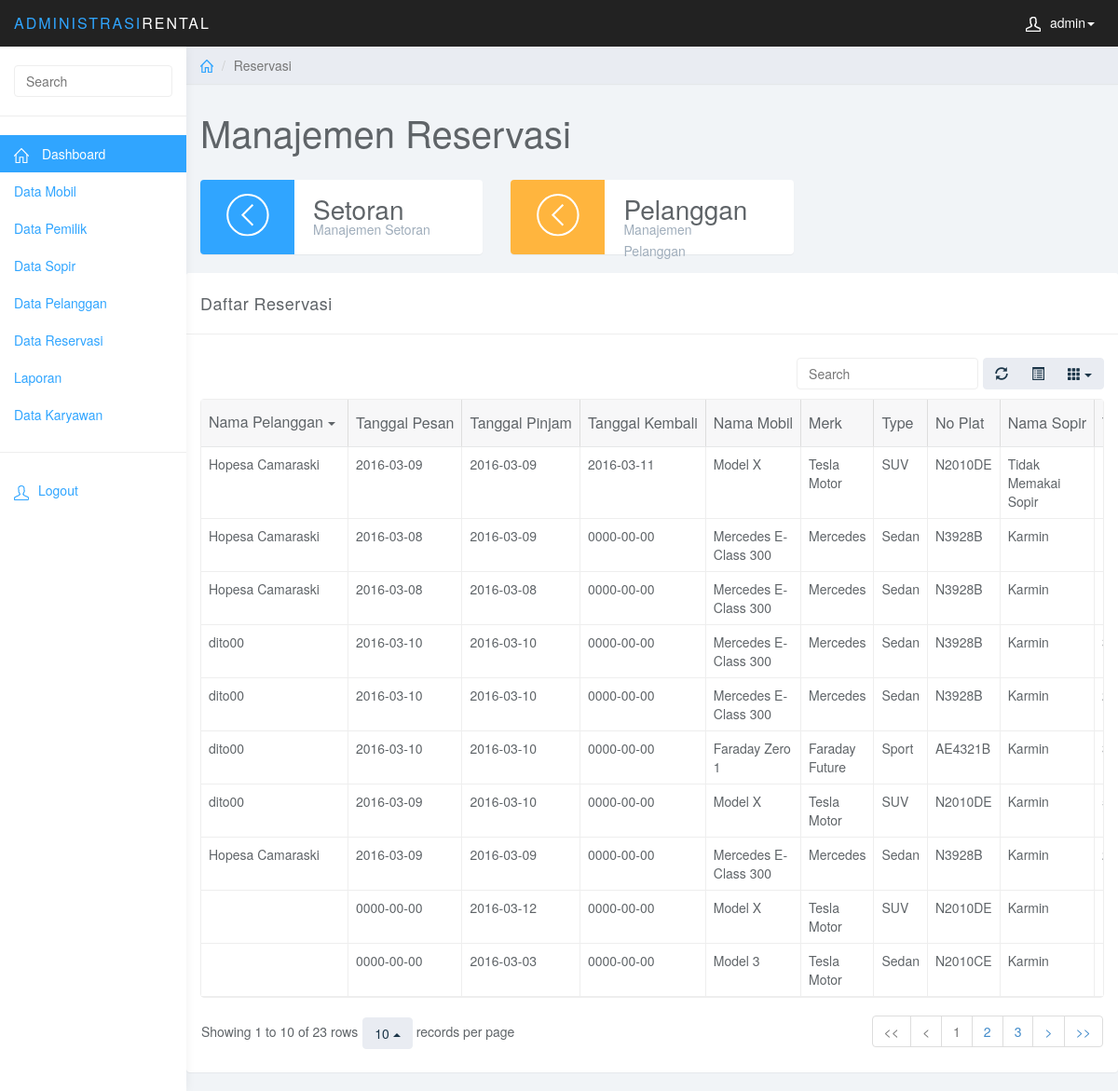
The app's page /mngreservasi.php (signed in) with its own data.
### tables this page shows
CREATE TABLE IF NOT EXISTS `transaksisewa` (
  `NoTransaksi` varchar(8) NOT NULL,
  `TglPesan` date NOT NULL,
  `TglPinjam` date NOT NULL,
  `JamPinjam` time NOT NULL,
  `TglKembaliRencana` date NOT NULL,
  `JamKembaliRencana` time NOT NULL,
  `TglKembaliReal` date NOT NULL,
  `JamKembaliReal` time NOT NULL,
  `Denda` int(11) NOT NULL,
  `KilometerPinjam` int(11) NOT NULL,
  `KilometerKembali` int(11) NOT NULL,
  `BBMPinjam` int(11) NOT NULL,
  `BBMKembali` int(11) NOT NULL,
  `KondisiMobilPinjam` varchar(50) NOT NULL,
  `KondisiMobilKembali` varchar(50) NOT NULL,
  `Kerusakan` varchar(225) NOT NULL,
  `BiayaKerusakan` int(11) NOT NULL,
  `BiayaBBM` int(11) NOT NULL,
  `NoKTP` varchar(20) NOT NULL,
  `NIK` varchar(20) NOT NULL,
  `IDSopir` varchar(5) NOT NULL,
  `NoPlat` varchar(20) NOT NULL,
  `total` varchar(30) NOT NULL,
  `status` int(1) NOT NULL
);

CREATE TABLE IF NOT EXISTS `pelanggan` (
  `NoKTP` varchar(20) NOT NULL,
  `NamaPel` varchar(50) NOT NULL,
  `AlamatPel` varchar(50) NOT NULL,
  `TelpPel` varchar(20) NOT NULL
);

CREATE TABLE IF NOT EXISTS `kendaraan` (
  `NoPlat` varchar(20) NOT NULL,
  `Nama Mobil` varchar(30) NOT NULL,
  `Tahun` varchar(4) NOT NULL,
  `TarifPerJam` int(11) NOT NULL,
  `StatusRental` varchar(1) NOT NULL,
  `IDType` int(5) NOT NULL,
  `KodeMerk` int(5) NOT NULL,
  `KodePemilik` varchar(20) NOT NULL,
  `Deskripsi` varchar(50) NOT NULL
);

CREATE TABLE IF NOT EXISTS `merk` (
  `KodeMerk` int(5) NOT NULL,
  `NmMerk` varchar(20) NOT NULL,
  `Keterangan` text NOT NULL
);

CREATE TABLE IF NOT EXISTS `type` (
  `IDType` int(5) NOT NULL,
  `NmType` varchar(20) NOT NULL,
  `Keterangan` text NOT NULL
);

CREATE TABLE IF NOT EXISTS `sopir` (
  `IDSopir` varchar(5) NOT NULL,
  `NmSopir` varchar(20) NOT NULL,
  `AlamatSopir` varchar(50) NOT NULL,
  `TelpSopir` varchar(20) NOT NULL,
  `NoSIM` varchar(30) NOT NULL,
  `TarifPerJam` int(11) NOT NULL
);

### config/config.php (called while the page is built, shortened)
<?php
require_once ('inc_element.php');
$outputa='';
$outputb='';

### mngreservasi.php (the view, shortened to what this page needs)
<?php
require_once('config/config.php');
?>
<!DOCTYPE html>
<html>
<head>
    <link href="css/bootstrap.min.css" rel="stylesheet">
    <link href="css/datepicker3.css" rel="stylesheet">
    <link href="css/bootstrap-table.css" rel="stylesheet">
    <link href="css/styles.css" rel="stylesheet">
</head>
<body>
<?php
echo $nav;
echo $sidebar;
?>
<div class="col-sm-9 col-sm-offset-3 col-lg-10 col-lg-offset-2 main">
    <div class="row">
        <ol class="breadcrumb">
            <li>
                <a href="#">
                    <svg class="glyph stroked home">
                        <use xlink:href="#stroked-home"></use>
                    </svg>
                </a>
            </li>
            <li class="active">Reservasi</li>
        </ol>
    </div>
    <div class="row">
        <div class="col-lg-12">
            <h1 class="page-header">Manajemen Reservasi</h1>
        </div>
    </div>
    <div class="row">
        <div class="col-xs-12 col-md-6 col-lg-4">
            <div class="panel panel-blue panel-widget ">
                <div class="row no-padding">
                    <div class="col-sm-3 col-lg-4 widget-left">
                        <svg class="glyph stroked chevron left">
                            <use xlink:href="#stroked-chevron-left" />
                        </svg>
                    </div>
                    <div class="col-sm-9 col-lg-7 widget-right">
                        <div class="large">Setoran</div>
                        <div class="text-muted">Manajemen Setoran</div>
                    </div>
                </div>
            </div>
        </div>
        <a href="tampilmobil.php">
            <div class="col-xs-12 col-md-6 col-lg-4">
                <div class="panel panel-orange panel-widget">
                    <div class="row no-padding">
                        <div class="col-sm-3 col-lg-4 widget-left">
                            <svg class="glyph stroked chevron left">
                                <use xlink:href="#stroked-chevron-left" />
                            </svg>
                        </div>
                        <div class="col-sm-9 col-lg-7 widget-right">
                            <div class="large">Pelanggan</div>
                            <div class="text-muted">Manajemen Pelanggan</div>
                        </div>
                    </div>
                </div>
        </a>
    </div>
    <?php
    if(empty($_GET['action'])){
        $outputa.= '<div class="row">
            <div class="col-lg-12">
                <div class="panel panel-default">
                    <div class="panel-heading">Daftar Reservasi</div>
                    <div class="panel-body">
                        <table data-toggle="table" data-show-refresh="true" data-show-toggle="true" data-show-columns="true" data-search="true" data-select-item-name="toolbar1" data-pagination="true" data-sort-name="nama" data-sort-order="desc">
                            <thead>
                                <tr>
                                    <th data-field="nama" data-sortable="true">Nama Pelanggan</th>
                                    <th data-field="pesan" data-sortable="true">Tanggal Pesan</th>
                                    <th data-field="pinjam" data-sortable="true">Tanggal Pinjam</th>
                                    <th data-field="kembali" data-sortable="true">Tanggal Kembali</th>
                                    <th data-field="mobil" data-sortable="true">Nama Mobil</th>
                                    <th data-field="merek" data-sortable="true">Merk</th>
                                    <th data-field="tipe" data-sortable="true">Type</th>
                                    <th data-field="plat" data-sortable="true">No Plat</th>
                                    <th data-field="sopir" data-sortable="true">Nama Sopir</th>
                                    <th data-field="total" data-sortable="true">Total</th>
                                    <th data-field="status" data-sortable="true">Status</th>
                                    <th data-field="action" data-sortable="false">Action</th>
                                </tr>
                            </thead>
                            ';
        echo $outputa;
        $sql=mysql_query("select * from transaksisewa") or trigger_error("Query Failed: " . mysql_error());;
        while($data=mysql_fetch_array($sql)) {
        $output = '';
        $sqla = mysql_query("select * from kendaraan WHERE NoPlat='$data[NoPlat]'");
        $kendaraan = mysql_fetch_array($sqla);
        $sqla = mysql_query("select * from pelanggan WHERE NoKTP='$data[NoKTP]'");
        $pelanggan = mysql_fetch_array($sqla);
        $sqla = mysql_query("select * from merk WHERE KodeMerk='$kendaraan[KodeMerk]'");
        $merk = mysql_fetch_array($sqla);
        $sqla = mysql_query("select * from type WHERE IDType='$kendaraan[IDType]'");
        $type = mysql_fetch_array($sqla);
        $sqla = mysql_query("select * from sopir WHERE IDSopir='$data[IDSopir]'");
        $sopir = mysql_fetch_array($sqla);
        switch ($data['status']) {
            case -1:
                $status = 'Rejected';
                break;
            case 0:
                $status = 'Pending';
                break;
            case 1:
                $status = 'Approved/Mobil Disiapkan';
                break;
            case 2:
                $status = 'Mobil Dipinjam';
                break;
            case 4:
                $status = 'Terlambat, Bayar Denda';
                break;
        }
        $output .= '<tr>
                                <td>' . $pelanggan['NamaPel'] . '</td>
                                <td>' . $data['TglPesan'] . '</td>
                                <td>' . $data['TglPinjam'] . '</td>
                                <td>' . $data['TglKembaliReal'] . '</td>
                                <td>' . $kendaraan['Nama Mobil'] . '</td>
                                <td>' . $merk['NmMerk'] . '</td>
                                <td>' . $type['NmType'] . '</td>
                                <td>' . $data['NoPlat'] . '</td>
                                <td>' . $sopir['NmSopir'] . '</td>
                                <td>' . $data['total'] . '</td>
                                <td>' . $status . '</td>
                                <td><a href="mngreservasi.php?id='.$data['NoTransaksi'].'&action=edit" style="height:50px">Edit </a><a href="mngreservasi.php?action=delete&id='.$data['NoTransaksi'].'"> Delete</a></td>
                            </tr>
                            ';
        echo $output;}
        $outputb.='
        </table>
    </div>
    </div>
    </div>
    </div>';
        echo $outputb;
    }
    ?>
</div>
</body>
</html>

### css/styles.css (style rules this page uses)
body { background: #f1f4f7; padding-top: 50px; color: #5f6468; }
a, a:hover, a:focus { color: #30a5ff; }
h1, h2, h3, h4, h5, h6 { color: #5f6468; }
h1 { font-weight: 300; font-size: 40px; }
.large { font-size: 2em; }
.text-muted { color: #9fadbb; }
.no-padding { padding: 0; margin: 0; }
.panel { border: 0; }
.panel-heading { font-size: 18px; font-weight: 300; letter-spacing: 0.025em; height: 66px; line-height: 45px; }
.panel-default .panel-heading { background: #fff; border-bottom: 1px solid #eee; color: #5f6468; }
.panel-widget { padding: 0; position: relative; }
.panel-blue { background: #30a5ff; color: #fff; }
.panel-orange { background: #ffb53e; color: #fff; }
.panel-blue .text-muted, .panel-teal .text-muted, .panel-orange .text-muted, .panel-red .text-muted { color: rgba(255, 255, 255, .5); }
.widget-left { height: 80px; padding-top: 15px; text-align: center; border-top-left-radius: 4px; border-bottom-left-radius: 4px; }
.widget-right { text-align: left; line-height: 1.6em; margin: 0px; padding: 20px; height: 80px; color: #999; font-weight: 300; background: #fff; border-top-right-radius: 4px; border-bottom-right-radius: 4px; }
.widget-right .text-muted { color: #9fadbb; }
.widget-right .large { color: #5f6468; }
.panel-blue .widget-left { background: #30a5ff; color: #fff; }
.panel-orange .widget-left { background: #ffb53e; color: #fff; }
.panel-widget { background: #fff; }
.breadcrumb { border-radius: 0; padding: 10px 15px; background: #e9ecf2; box-shadow: 0 1px 1px rgba(0, 0, 0, .05); margin: 0 ; }
h1.page-header { margin-top: 30px; border-bottom: 0; }
.table { background: #fff; }
.breadcrumb .glyph { height: 14px; width: 14px; margin: -2px 0 0 0; stroke-width: 4px; }
.panel-widget .glyph { stroke-width: 2px; }

### records on screen
transaksisewa: NoKTP.NamaPel "Hopesa Camaraski", TglPesan "2016-03-08", TglPinjam "2016-03-08", TglKembaliReal "0000-00-00", NoPlat "Mercedes E-Class 300", merk.NmMerk "Mercedes", type.NmType "Sedan", NoPlat "N3928B", IDSopir.NmSopir "Karmin"
transaksisewa: TglPesan "0000-00-00", TglPinjam "2016-03-12", TglKembaliReal "0000-00-00", NoPlat "Model X", merk.NmMerk "Tesla Motor", type.NmType "SUV", NoPlat "N2010DE", IDSopir.NmSopir "Karmin"
transaksisewa: TglPesan "0000-00-00", TglPinjam "2016-03-03", TglKembaliReal "0000-00-00", NoPlat "Model 3", merk.NmMerk "Tesla Motor", type.NmType "Sedan", NoPlat "N2010CE", IDSopir.NmSopir "Karmin"
transaksisewa: NoKTP.NamaPel "Hopesa Camaraski", TglPesan "2016-03-08", TglPinjam "2016-03-09", TglKembaliReal "0000-00-00", NoPlat "Mercedes E-Class 300", merk.NmMerk "Mercedes", type.NmType "Sedan", NoPlat "N3928B", IDSopir.NmSopir "Karmin"
transaksisewa: NoKTP.NamaPel "Hopesa Camaraski", TglPesan "2016-03-09", TglPinjam "2016-03-09", TglKembaliReal "2016-03-11", NoPlat "Model X", merk.NmMerk "Tesla Motor", type.NmType "SUV", NoPlat "N2010DE", IDSopir.NmSopir "Tidak Memakai Sopir"
transaksisewa: NoKTP.NamaPel "Hopesa Camaraski", TglPesan "2016-03-09", TglPinjam "2016-03-09", TglKembaliReal "0000-00-00", NoPlat "Mercedes E-Class 300", merk.NmMerk "Mercedes", type.NmType "Sedan", NoPlat "N3928B", IDSopir.NmSopir "Karmin"
transaksisewa: NoKTP.NamaPel "dito00", TglPesan "2016-03-09", TglPinjam "2016-03-10", TglKembaliReal "0000-00-00", NoPlat "Model X", merk.NmMerk "Tesla Motor", type.NmType "SUV", NoPlat "N2010DE", IDSopir.NmSopir "Karmin"
transaksisewa: NoKTP.NamaPel "dito00", TglPesan "2016-03-10", TglPinjam "2016-03-10", TglKembaliReal "0000-00-00", NoPlat "Faraday Zero 1", merk.NmMerk "Faraday Future", type.NmType "Sport", NoPlat "AE4321B", IDSopir.NmSopir "Karmin"
transaksisewa: NoKTP.NamaPel "dito00", TglPesan "2016-03-10", TglPinjam "2016-03-10", TglKembaliReal "0000-00-00", NoPlat "Mercedes E-Class 300", merk.NmMerk "Mercedes", type.NmType "Sedan", NoPlat "N3928B", IDSopir.NmSopir "Karmin"
transaksisewa: NoKTP.NamaPel "dito00", TglPesan "2016-03-10", TglPinjam "2016-03-10", TglKembaliReal "0000-00-00", NoPlat "Mercedes E-Class 300", merk.NmMerk "Mercedes", type.NmType "Sedan", NoPlat "N3928B", IDSopir.NmSopir "Karmin"

### other values on screen
$_SESSION['username'] "admin"
